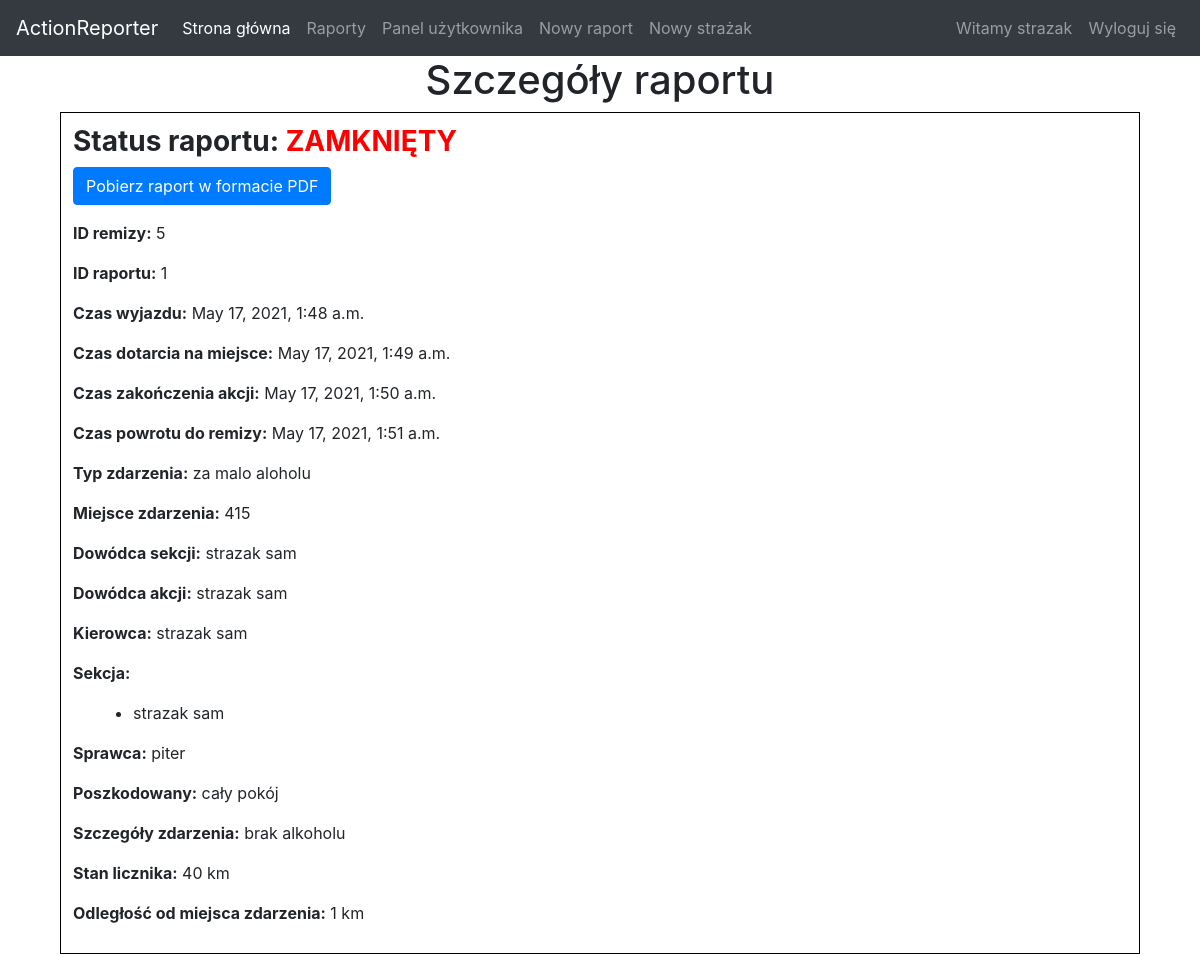
Screenshot of /reports/21 (signed in) with the database file from the repository.
### reporter/models.py (models this page shows, shortened)
class Report(models.Model):
    id = models.AutoField(primary_key=True)
    stationid = models.TextField(default="")
    reportid = models.TextField(default="")
    departureTime = models.DateTimeField(default=datetime.datetime.now())
    arrivalTime = models.DateTimeField(default=datetime.datetime.now())
    actionEndTime = models.DateTimeField(default=datetime.datetime.now())
    fireStationArrivalTime = models.DateTimeField(default=datetime.datetime.now())
    incidentType = models.TextField(default="")
    incidentPlace = models.TextField(default="")
    sectionCommander = models.TextField(default="")
    actionCommander = models.TextField(default="")
    driver = models.TextField(default="")
    perpetrator = models.TextField(default="")
    victim = models.TextField(default="")
    section = models.TextField(default="")
    details = models.TextField(default="")
    odometer = models.TextField(default="")
    distance = models.TextField(default="")
    isLocked = models.BooleanField(default=False)

### reporter/views.py (the view)
# urls.py: path('reports/<pk>', views.report_details, name="report-details"),
@login_required
def report_details(request, pk):
    report = get_object_or_404(Report, pk=pk)
    userStations = Firestation.objects.filter(
        firestationmember=FirestationMember.objects.filter(memberid=request.user).first())
    station = Firestation.objects.filter(stationid=report.stationid).first()
    if station not in userStations:
        return render(request, "information.html",
                      {'message': "Dostęp zabroniony", 'return_button': True})
    firefighters = report.section.split(",")
    return render(request, 'report.html', {'report': report, 'firefighters': firefighters})

### reporter/templates/report.html (shortened to what this page needs)
{% extends 'index.html' %}
{% block content %}
    <h1 style="text-align: center">Szczegóły raportu</h1>
    <div style="margin-left:5%;width:90%;border:1px solid black; padding:1%;text-align: justify;">
        <h3><b>Status raportu: {% if report.isLocked %} <span style="color: red; ">ZAMKNIĘTY </span> {% else %} OTWARTY{% endif %}</b></h3>
        <p><a class="btn btn-primary" href="{% url 'render-to-pdf' pk=report.pk %}">Pobierz raport w formacie PDF</a></p>
        <p><b>ID remizy:</b> {{ report.stationid }}</p>
        <p><b>ID raportu:</b> {{ report.reportid }}</p>
        <p><b>Czas wyjazdu:</b> {{ report.departureTime }}</p>
        <p><b>Czas dotarcia na miejsce:</b> {{ report.arrivalTime }}</p>
        <p><b>Czas zakończenia akcji:</b> {{ report.actionEndTime }}</p>
        <p><b>Czas powrotu do remizy:</b> {{ report.fireStationArrivalTime }}</p>
        <p><b>Typ zdarzenia:</b> {{ report.incidentType }}</p>
        <p><b>Miejsce zdarzenia:</b> {{ report.incidentPlace }}</p>
        <p><b>Dowódca sekcji:</b> {{ report.sectionCommander }}</p>
        <p><b>Dowódca akcji:</b> {{ report.actionCommander }}</p>
    <p><b>Kierowca:</b> {{ report.driver }}</p>
    <p><b>Sekcja:</b>
    <ul>
        {% for firefighter in firefighters %}
            <li style="margin-left:20px;">{{ firefighter }}</li>
        {% endfor %}
    </ul>
    </p>
    <p><b>Sprawca:</b> {{ report.perpetrator }}</p>
    <p><b>Poszkodowany:</b> {{ report.victim }}</p>
    <p><b>Szczegóły zdarzenia:</b> {{ report.details }}</p>
    <p><b>Stan licznika:</b> {{ report.odometer }} km</p>
    <p><b>Odległość od miejsca zdarzenia:</b> {{ report.distance }} km</p>
    </div>
{% endblock %}

### reporter/templates/index.html (shortened to what this page needs)
<!doctype html>
<html lang="en">
  <head>
<link rel="stylesheet" href="https://stackpath.bootstrapcdn.com/bootstrap/4.3.1/css/bootstrap.min.css">
  </head>
  <body>
<nav class="navbar navbar-expand-lg navbar-dark bg-dark">
  <a class="navbar-brand" href="">ActionReporter</a>
  <div class="collapse navbar-collapse" id="navbarNavDropdown">
    <ul class="navbar-nav mr-auto">
      <li class="nav-item active">
        <a class="nav-link" href="{% url 'index' %}">Strona główna</a>
      </li>
        {% if request.user.is_authenticated %}
             <li class="nav-item">
        <a class="nav-link" href={% url 'reports' %}>Raporty</a>
      </li>
        <li class="nav-item">
        <a class="nav-link" href={% url "profile" %}>Panel użytkownika</a>
        </li>
      <li class="nav-item">
        <a class="nav-link" href={% url 'create-report-initial' %}>Nowy raport</a>
      </li>
         <li class="nav-item">
        <a class="nav-link" href={% url 'create-firefighter' %}>Nowy strażak</a>
      </li>
        {% endif %}
    </ul>
      <ul class="nav navbar-nav navbar-right">
    {% if request.user.is_authenticated %}
        <li class="nav-item">
        <a class="nav-link" href="">Witamy {{ request.user.username }}</a>
        </li>
        <li class="nav-item">
        <a class="nav-link" href={% url "logout" %}>Wyloguj się</a>
        </li>
    {% endif %}
      </ul>
  </div>
</nav>
{% block content %}{% endblock %}
  </body>
</html>

### rows the page displays
Report: stationid "5", reportid "1", departureTime "May 17, 2021, 1:48 a.m.", arrivalTime "May 17, 2021, 1:49 a.m.", actionEndTime "May 17, 2021, 1:50 a.m.", fireStationArrivalTime "May 17, 2021, 1:51 a.m.", incidentType "za malo aloholu", incidentPlace "415", sectionCommander "strazak sam", actionCommander "strazak sam", driver "strazak sam", firefighters "strazak sam", perpetrator "piter", victim "cały pokój", details "brak alkoholu", odometer "40", distance "1"

### other values shown
{{ request.user.username }} "strazak"
